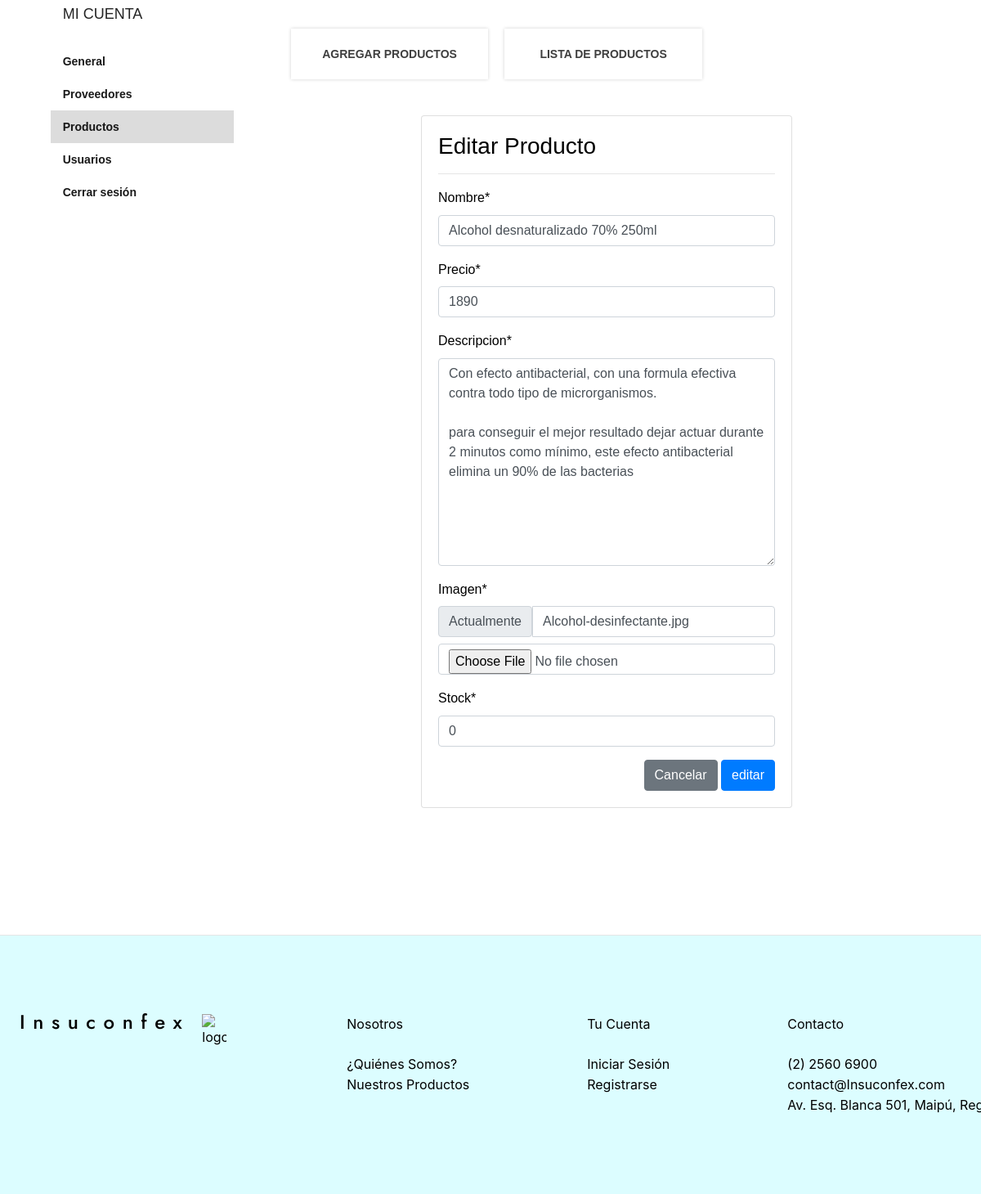
Page /modificar-producto/13/ (lower part) on the earlier database version.
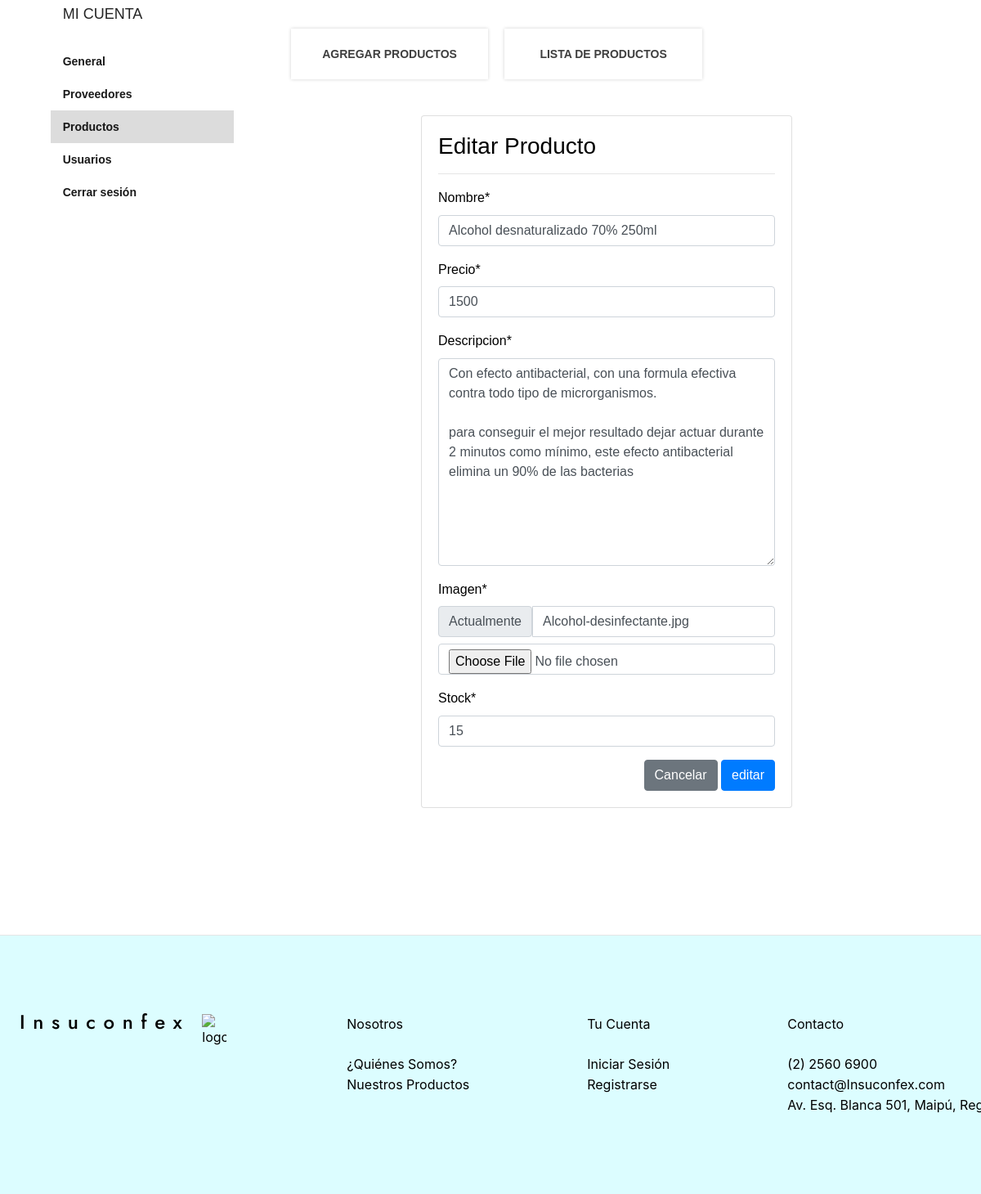
Same page on the later database version.
### insucon/models.py (models this page shows, shortened)
class Producto(models.Model):
    nombre = models.CharField(max_length=50)
    precio = models.IntegerField()
    descripcion = models.TextField()
    imagen = models.ImageField(null=True)
    stock = models.IntegerField(default=0)

### insucon/views.py (the view, shortened to what this page needs)
# urls.py: path('modificar-producto/<id>/', modificar_producto, name="modificar_producto"),
def modificar_producto(request, id):
    producto = get_object_or_404(Producto, id=id)
    data ={
        'form': ProductoForm(instance=producto)
    }
    return render(request, "crud/modificar.html", data)

### insucon/forms.py
class ProductoForm(forms.ModelForm):
    class Meta:
        model = Producto
        fields = '__all__'

### insucon/context_processors.py (called while the page is built)
def total_carrito(request):
    total = 0
    if "carrito" in request.session.keys():
        for key, value in request.session["carrito"].items():
            total += int(value["acumulado"])
    return {"total_carrito": total}

### insucon/templates/crud/modificar.html (shortened to what the changed rows need)
<!DOCTYPE html>
<html lang="es-CL">
  <head>
    {% load static %}
    <link rel="stylesheet icon" href="{% static 'img/cora-ico.png' %}">
    {%load static %}
    <link rel="stylesheet" href="{% static 'css/estilos.css' %}">
    <link rel="stylesheet" href="{% static 'css/style.css' %}">
<link rel="stylesheet" href="https://cdn.jsdelivr.net/npm/bootstrap@4.6.2/dist/css/bootstrap.min.css">
    <link rel="stylesheet" href="{% static 'css/estilos.css' %}">
  </head>
  <body>
    {%load static %}
    <div>
      {%load static %}
      <link rel="stylesheet" href="{% static 'css/home.css' %}">
      <div class="home-container">
{% load crispy_forms_tags %}
<div class="home-main">
  <div class="section-container column">
    <div class="row">
      {%load static %}
    <div style="flex:1 0 75%;max-width:75%;width: 75%;padding:10px 30px;box-sizing:border-box;margin:0px;border:0px none rgb(86, 86, 86);vertical-align:baseline;font-style:normal;font-variant:normal;font-weight:400;font-stretch:100%;line-height:25.6px;font-family:'DM Sans', Arial, Helvetica, sans-serif;font-optical-sizing:auto;font-kerning:auto;font-feature-settings:normal;font-variation-settings:normal;font-size:16px;">
      <div class="mx-auto" style="display:flex;flex-flow:row wrap;margin-top:30px;margin-left:-10px;margin-right:-10px;box-sizing:border-box;margin:30px -10px 0px;padding:0px;border:0px none rgb(86, 86, 86);vertical-align:baseline;font-style:normal;font-variant:normal;font-weight:400;font-stretch:100%;line-height:25.6px;font-family:'DM Sans', Arial, Helvetica, sans-serif;font-optical-sizing:auto;font-kerning:auto;font-feature-settings:normal;font-variation-settings:normal;font-size:16px;">
          <div class="row my-4 mx-auto">
            <div>
              <div class="card">
                <div class="card-body">
                <form action="" method="post" enctype="multipart/form-data">
                    {{ form | crispy}}
                </form>
            </div>
        </div>
    </div>
</div>
      </div>
  </div>
</div>
</div>
</div>
        <br>
      </div>
    </div>
  </body>
</html>

Differences in the rows shown:
changed Producto "Alcohol desnaturalizado 70% 250ml": precio "1890" → "1500"; stock "0" → "15"
